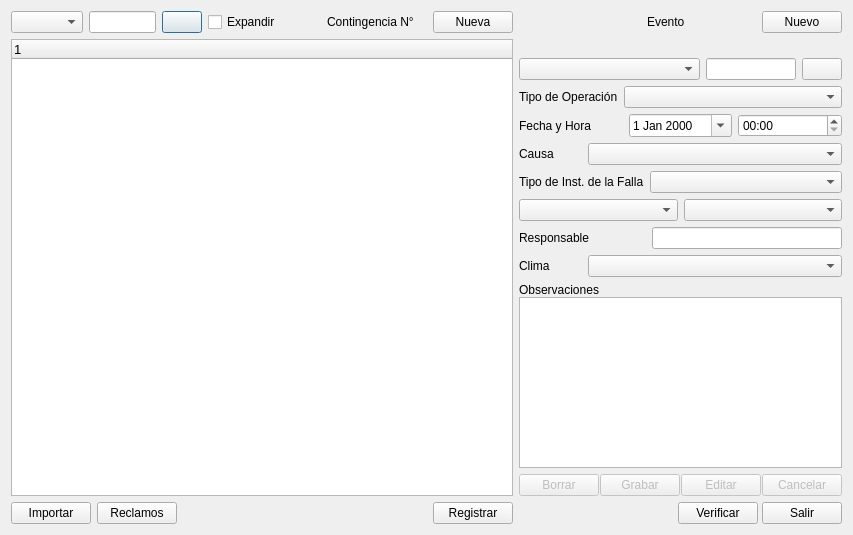
<?xml version="1.0" encoding="UTF-8"?>
<ui version="4.0">
 <class>Form</class>
 <widget class="QWidget" name="Form">
  <property name="windowModality">
   <enum>Qt::WindowModal</enum>
  </property>
  <property name="geometry">
   <rect>
    <x>0</x>
    <y>0</y>
    <width>853</width>
    <height>535</height>
   </rect>
  </property>
  <property name="windowTitle">
   <string>Contingencias</string>
  </property>
  <layout class="QHBoxLayout" name="horizontalLayout_9">
   <item>
    <layout class="QHBoxLayout" name="horizontalLayout" stretch="10,0">
     <item>
      <layout class="QVBoxLayout" name="verticalLayout" stretch="0,0,0">
       <item>
        <layout class="QHBoxLayout" name="horizontalLayout_3" stretch="8,8,0,0,0,0,0,0">
         <item>
          <widget class="QComboBox" name="cmbListar"/>
         </item>
         <item>
          <widget class="QLineEdit" name="txtABuscar"/>
         </item>
         <item>
          <widget class="QPushButton" name="cmdBuscar">
           <property name="text">
            <string/>
           </property>
           <property name="icon">
            <iconset>
             <normaloff>icons/img_buscar.png</normaloff>icons/img_buscar.png</iconset>
           </property>
           <property name="shortcut">
            <string>Return</string>
           </property>
           <property name="default">
            <bool>true</bool>
           </property>
          </widget>
         </item>
         <item>
          <widget class="QCheckBox" name="chkExpandir">
           <property name="text">
            <string>Expandir</string>
           </property>
          </widget>
         </item>
         <item>
          <spacer name="horizontalSpacer_4">
           <property name="orientation">
            <enum>Qt::Horizontal</enum>
           </property>
           <property name="sizeHint" stdset="0">
            <size>
             <width>40</width>
             <height>20</height>
            </size>
           </property>
          </spacer>
         </item>
         <item>
          <widget class="QLabel" name="label_8">
           <property name="text">
            <string>Contingencia N°</string>
           </property>
          </widget>
         </item>
         <item>
          <widget class="QLabel" name="lblContingencia">
           <property name="text">
            <string>&lt;Id. Cont&gt;</string>
           </property>
          </widget>
         </item>
         <item>
          <widget class="QPushButton" name="cmdNuevaContingencia">
           <property name="text">
            <string>Nueva</string>
           </property>
          </widget>
         </item>
        </layout>
       </item>
       <item>
        <layout class="QHBoxLayout" name="horizontalLayout_4">
         <item>
          <widget class="QTreeWidget" name="trvContingencias">
           <property name="font">
            <font>
             <pointsize>10</pointsize>
            </font>
           </property>
           <property name="frameShape">
            <enum>QFrame::StyledPanel</enum>
           </property>
           <property name="frameShadow">
            <enum>QFrame::Plain</enum>
           </property>
           <property name="midLineWidth">
            <number>1</number>
           </property>
           <property name="editTriggers">
            <set>QAbstractItemView::CurrentChanged</set>
           </property>
           <property name="alternatingRowColors">
            <bool>true</bool>
           </property>
           <property name="columnCount">
            <number>1</number>
           </property>
           <attribute name="headerCascadingSectionResizes">
            <bool>false</bool>
           </attribute>
           <column>
            <property name="text">
             <string notr="true">1</string>
            </property>
           </column>
          </widget>
         </item>
        </layout>
       </item>
       <item>
        <layout class="QHBoxLayout" name="horizontalLayout_2">
         <item>
          <widget class="QPushButton" name="cmdImportar">
           <property name="text">
            <string>Importar</string>
           </property>
          </widget>
         </item>
         <item>
          <widget class="QPushButton" name="cmdReclamos">
           <property name="text">
            <string>Reclamos</string>
           </property>
          </widget>
         </item>
         <item>
          <spacer name="horizontalSpacer">
           <property name="orientation">
            <enum>Qt::Horizontal</enum>
           </property>
           <property name="sizeHint" stdset="0">
            <size>
             <width>40</width>
             <height>20</height>
            </size>
           </property>
          </spacer>
         </item>
         <item>
          <widget class="QPushButton" name="cmdRegistrar">
           <property name="text">
            <string>Registrar</string>
           </property>
          </widget>
         </item>
        </layout>
       </item>
      </layout>
     </item>
     <item>
      <layout class="QVBoxLayout" name="verticalLayout_2" stretch="0,0,0,0,0">
       <item>
        <layout class="QHBoxLayout" name="horizontalLayout_6" stretch="5,2,2,3">
         <item>
          <spacer name="horizontalSpacer_2">
           <property name="orientation">
            <enum>Qt::Horizontal</enum>
           </property>
           <property name="sizeHint" stdset="0">
            <size>
             <width>40</width>
             <height>20</height>
            </size>
           </property>
          </spacer>
         </item>
         <item>
          <widget class="QLabel" name="label_10">
           <property name="text">
            <string>Evento</string>
           </property>
          </widget>
         </item>
         <item>
          <widget class="QLabel" name="lblEvento">
           <property name="text">
            <string>&lt;Automatico&gt;</string>
           </property>
          </widget>
         </item>
         <item>
          <widget class="QPushButton" name="cmdNuevoEvento">
           <property name="text">
            <string>Nuevo</string>
           </property>
          </widget>
         </item>
        </layout>
       </item>
       <item>
        <layout class="QHBoxLayout" name="horizontalLayout_7">
         <item>
          <layout class="QVBoxLayout" name="verticalLayout_3">
           <property name="spacing">
            <number>6</number>
           </property>
           <property name="sizeConstraint">
            <enum>QLayout::SetDefaultConstraint</enum>
           </property>
           <item>
            <spacer name="verticalSpacer_2">
             <property name="orientation">
              <enum>Qt::Vertical</enum>
             </property>
             <property name="sizeHint" stdset="0">
              <size>
               <width>20</width>
               <height>40</height>
              </size>
             </property>
            </spacer>
           </item>
           <item>
            <layout class="QHBoxLayout" name="horizontalLayout_10" stretch="6,3,0">
             <item>
              <widget class="QComboBox" name="cmbTipo"/>
             </item>
             <item>
              <widget class="QLineEdit" name="txtNombre"/>
             </item>
             <item>
              <widget class="QPushButton" name="cmdElemento">
               <property name="text">
                <string/>
               </property>
               <property name="icon">
                <iconset>
                 <normaloff>icons/img_buscar.png</normaloff>icons/img_buscar.png</iconset>
               </property>
              </widget>
             </item>
            </layout>
           </item>
           <item>
            <layout class="QHBoxLayout" name="horizontalLayout_11" stretch="3,7">
             <item>
              <widget class="QLabel" name="lblTipoOperacion">
               <property name="text">
                <string>Tipo de Operación</string>
               </property>
              </widget>
             </item>
             <item>
              <widget class="QComboBox" name="cmbTipoOperacion"/>
             </item>
            </layout>
           </item>
           <item>
            <layout class="QHBoxLayout" name="horizontalLayout_13" stretch="3,3,3">
             <item>
              <widget class="QLabel" name="lblFecha">
               <property name="text">
                <string>Fecha y Hora</string>
               </property>
              </widget>
             </item>
             <item>
              <widget class="QDateEdit" name="datFecha">
               <property name="calendarPopup">
                <bool>true</bool>
               </property>
              </widget>
             </item>
             <item>
              <widget class="QTimeEdit" name="timHora">
               <property name="displayFormat">
                <string>HH:mm</string>
               </property>
              </widget>
             </item>
            </layout>
           </item>
           <item>
            <layout class="QHBoxLayout" name="horizontalLayout_14" stretch="2,8">
             <item>
              <widget class="QLabel" name="label_3">
               <property name="text">
                <string>Causa</string>
               </property>
              </widget>
             </item>
             <item>
              <widget class="QComboBox" name="cmbCausa"/>
             </item>
            </layout>
           </item>
           <item>
            <layout class="QHBoxLayout" name="horizontalLayout_12" stretch="3,7">
             <item>
              <widget class="QLabel" name="label_4">
               <property name="text">
                <string>Tipo de Inst. de la Falla</string>
               </property>
              </widget>
             </item>
             <item>
              <widget class="QComboBox" name="cmbTipoInstalacion"/>
             </item>
            </layout>
           </item>
           <item>
            <layout class="QHBoxLayout" name="horizontalLayout_17" stretch="5,5">
             <item>
              <widget class="QComboBox" name="cmbTipoZona"/>
             </item>
             <item>
              <widget class="QComboBox" name="cmbZona"/>
             </item>
            </layout>
           </item>
           <item>
            <layout class="QHBoxLayout" name="horizontalLayout_15" stretch="4,6">
             <item>
              <widget class="QLabel" name="label_5">
               <property name="text">
                <string>Responsable</string>
               </property>
              </widget>
             </item>
             <item>
              <widget class="QLineEdit" name="txtResponsable"/>
             </item>
            </layout>
           </item>
           <item>
            <layout class="QHBoxLayout" name="horizontalLayout_16" stretch="2,8">
             <item>
              <widget class="QLabel" name="label_6">
               <property name="text">
                <string>Clima</string>
               </property>
              </widget>
             </item>
             <item>
              <widget class="QComboBox" name="cmbTiempo"/>
             </item>
            </layout>
           </item>
           <item>
            <layout class="QHBoxLayout" name="horizontalLayout_18" stretch="10">
             <item>
              <layout class="QVBoxLayout" name="verticalLayout_8">
               <property name="spacing">
                <number>0</number>
               </property>
               <item>
                <widget class="QLabel" name="label_7">
                 <property name="text">
                  <string>Observaciones</string>
                 </property>
                </widget>
               </item>
               <item>
                <widget class="QTextEdit" name="txtObservaciones">
                 <property name="readOnly">
                  <bool>true</bool>
                 </property>
                </widget>
               </item>
              </layout>
             </item>
            </layout>
           </item>
          </layout>
         </item>
        </layout>
       </item>
       <item>
        <spacer name="verticalSpacer">
         <property name="orientation">
          <enum>Qt::Vertical</enum>
         </property>
         <property name="sizeHint" stdset="0">
          <size>
           <width>20</width>
           <height>40</height>
          </size>
         </property>
        </spacer>
       </item>
       <item>
        <layout class="QHBoxLayout" name="horizontalLayout_5">
         <property name="spacing">
          <number>1</number>
         </property>
         <item>
          <widget class="QPushButton" name="cmdBorrar">
           <property name="enabled">
            <bool>false</bool>
           </property>
           <property name="text">
            <string>Borrar</string>
           </property>
          </widget>
         </item>
         <item>
          <widget class="QPushButton" name="cmdGrabar">
           <property name="enabled">
            <bool>false</bool>
           </property>
           <property name="text">
            <string>Grabar</string>
           </property>
          </widget>
         </item>
         <item>
          <widget class="QPushButton" name="cmdEditar">
           <property name="enabled">
            <bool>false</bool>
           </property>
           <property name="text">
            <string>Editar</string>
           </property>
          </widget>
         </item>
         <item>
          <widget class="QPushButton" name="cmdCancelar">
           <property name="enabled">
            <bool>false</bool>
           </property>
           <property name="text">
            <string>Cancelar</string>
           </property>
          </widget>
         </item>
        </layout>
       </item>
       <item>
        <layout class="QHBoxLayout" name="horizontalLayout_8">
         <property name="spacing">
          <number>4</number>
         </property>
         <item>
          <spacer name="horizontalSpacer_3">
           <property name="orientation">
            <enum>Qt::Horizontal</enum>
           </property>
           <property name="sizeHint" stdset="0">
            <size>
             <width>40</width>
             <height>20</height>
            </size>
           </property>
          </spacer>
         </item>
         <item>
          <widget class="QPushButton" name="cmdVerificar">
           <property name="text">
            <string>Verificar</string>
           </property>
          </widget>
         </item>
         <item>
          <widget class="QPushButton" name="cmdSalir">
           <property name="text">
            <string>Salir</string>
           </property>
           <property name="shortcut">
            <string>Esc</string>
           </property>
          </widget>
         </item>
        </layout>
       </item>
      </layout>
     </item>
    </layout>
   </item>
  </layout>
 </widget>
 <resources/>
 <connections/>
</ui>
